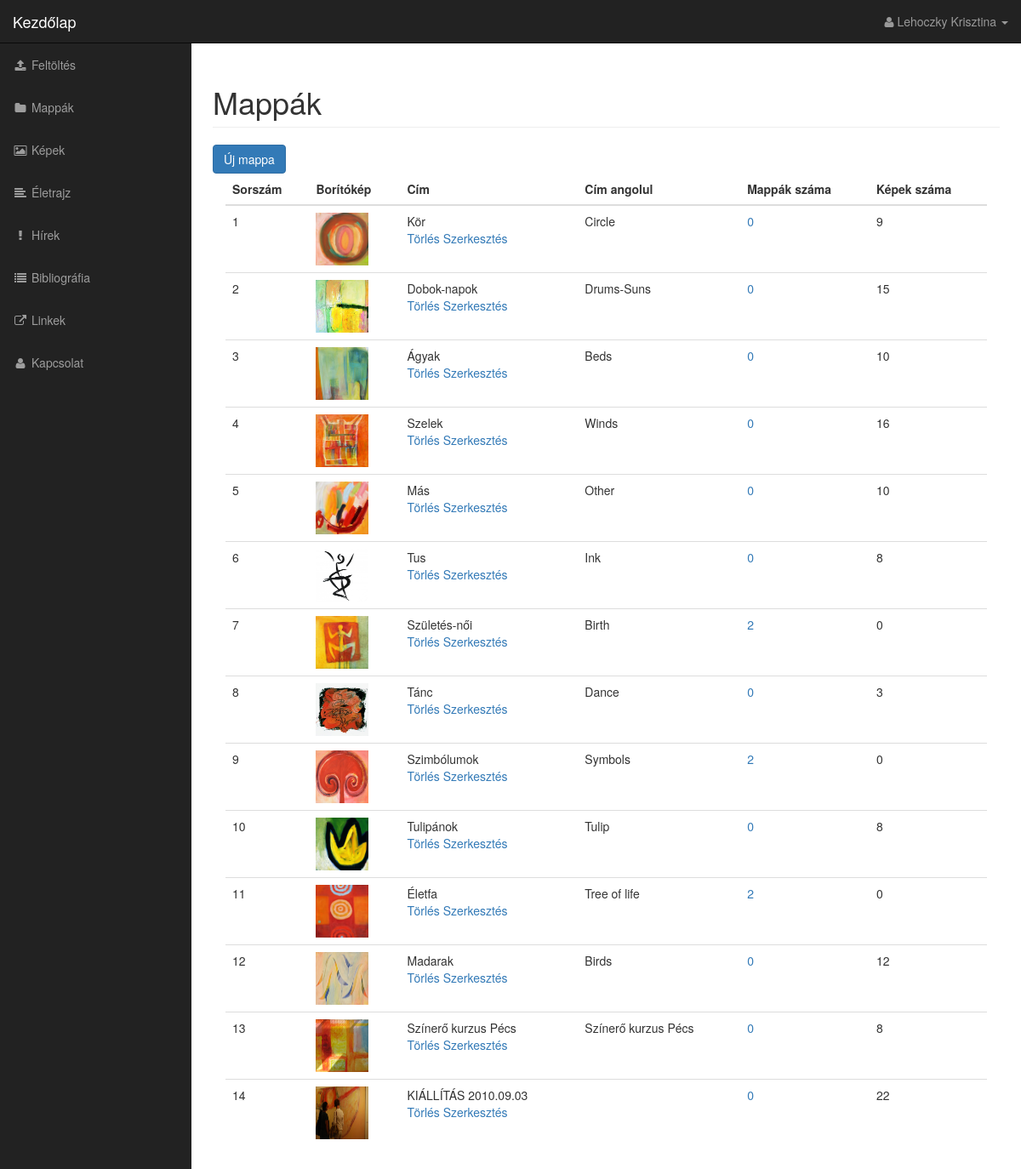
Page /admin/folders.php (signed in) on the committed database.
### tables this page shows
CREATE TABLE `folders` (
  `id` int(11) NOT NULL,
  `title_hu` varchar(255) NOT NULL,
  `title_en` varchar(255) NOT NULL,
  `parent_id` int(11) NOT NULL,
  `photo_id` int(11) NOT NULL,
  `ordinal_number` int(11) NOT NULL
);

CREATE TABLE `photos` (
  `id` int(11) NOT NULL,
  `title_hu` varchar(255) NOT NULL,
  `title_en` varchar(255) NOT NULL,
  `caption` varchar(255) NOT NULL,
  `description` text NOT NULL,
  `filename` varchar(255) NOT NULL,
  `alternate_text` varchar(255) NOT NULL,
  `type` varchar(255) NOT NULL,
  `size` int(11) NOT NULL,
  `user_id` int(11) NOT NULL,
  `folder_id` int(11) NOT NULL,
  `ordinal_number` int(11) NOT NULL
);

### admin/includes/folder.php (called while the page is built, shortened)
<?php
class Folder extends Db_object {
	protected static $db_table = "folders";
	public $photo_id;
	public $image_placeholder = "images/160x160&text=image.png";
	public function cover_photo() {
		$cover_photo = Photo::find_by_id($this->photo_id);
		return !empty($cover_photo) ? $cover_photo->picture_path() : $this->image_placeholder;
	}
	public static function find_the_photos($folder_id=0) {
		global $database;
		$sql = "SELECT * FROM photos ";
		$sql .= "WHERE folder_id = " . $database->escape_string($folder_id) . " ORDER BY ordinal_number";
		return $photos = Photo::find_by_query($sql);
	}
	public static function findChildren($parent_id=0){
		$sql = "SELECT * FROM " . self::$db_table . " ";
		$sql .= "WHERE parent_id = " . $parent_id . " ORDER BY ordinal_number";
		return $children = Folder::find_by_query($sql);
	}
}
?>

### admin/includes/database.php (called while the page is built, shortened)
<?php
class Database {
	public $db;
	function __construct() {
		$this->db = $this->open_db_connection();
	}
	public function open_db_connection() {
		$this->connection = new mysqli(DB_HOST,DB_USER,DB_PASS,DB_NAME);
		return $this->connection;
	}
	public function query($sql) {
		$result = $this->db->query($sql);
		return $result;
	}
	public function escape_string($string) {
		return $this->db->real_escape_string($string);
	}
}
$database = new Database();
?>

### admin/includes/db_object.php (called while the page is built, shortened)
<?php
class Db_object {
	public static function find_by_id($id) {
		$the_result_array = static::find_by_query("SELECT * FROM " . static::$db_table . " WHERE id = $id LIMIT 1");
		return !empty($the_result_array) ? array_shift($the_result_array) : false;
	}
	public static function find_by_query($sql) {
		global $database;
		$result_set = $database->query($sql);
		$the_object_array = array();
		while ($row = mysqli_fetch_array($result_set)) {
			$the_object_array[] = static::instantiation($row);
		}
		return $the_object_array;
	}
	public static function instantiation($the_record) {
		$the_object = new $calling_class();
        foreach ($the_record as $the_attribute => $value) {
        	if($the_object->has_the_attribute($the_attribute)) {
        		$the_object->$the_attribute = $value;
        	}
        }
        return $the_object;
	}
	private function has_the_attribute($the_attribute) {
		$object_properties = get_object_vars($this);
		return array_key_exists($the_attribute, $object_properties);
	}
}
?>

### admin/includes/photo.php (called while the page is built, shortened)
<?php
class Photo extends Db_object {
	public $filename;
	public $upload_directory = "images";
	public function picture_path() {
		return $this->upload_directory.DS.$this->filename;
	}
}
?>

### admin/folders.php (the view, shortened to what this page needs)
<?php include("includes/header.php"); ?>
<?php
$parent_id = isset($_GET['id']) ? $_GET['id'] : 0;
$folders = Folder::findChildren($parent_id);
?>
        <nav class="navbar navbar-inverse navbar-fixed-top" role="navigation">
        <?php include("includes/top_nav.php"); ?>
        <?php include("includes/side_nav.php"); ?>
        </nav>
        <div id="page-wrapper">
            <div class="container-fluid">
                <div class="row">
                    <div class="col-lg-12">
                        <h1 class="page-header">
                            Mappák
                        </h1>
                        <a href="add_folder.php" class="btn btn-primary">Új mappa</a>
                        <div class="col-md-12">
                            <table class="table table-hover">
                                <thead>
                                    <tr>
                                        <th>Sorszám</th>
                                        <th>Borítókép</th>
                                        <th>Cím</th>
                                        <th>Cím angolul</th>
                                        <th>Mappák száma</th>
                                        <th>Képek száma</th>
                                    </tr>
                                </thead>
                                <tbody>
                                    <?php foreach ($folders as $folder) : ?>
                                        <tr>
                                            <td><?php echo $folder->ordinal_number; ?></td>
                                            <td><img class="admin-user-thumbnail user_image" src="<?php echo $folder->cover_photo(); ?>" alt=""></td>
                                            <td><?php echo $folder->title_hu; ?>
                                                <div class="action_links">
                                                    <a class="delete_link" href="delete_folder.php?id=<?php echo $folder->id; ?>">Törlés</a>
                                                    <a href="edit_folder.php?id=<?php echo $folder->id; ?>">Szerkesztés</a>
                                                </div>
                                            </td>
                                            <td><?php echo $folder->title_en; ?></td>
                                            <td><a href="folders.php?id=<?php echo $folder->id; ?>"><?php echo count($folder->findChildren($folder->id)); ?></a></td>
                                            <td><?php echo count($folder->find_the_photos($folder->id)); ?></td>
                                        </tr>
                                    <?php endforeach; ?>
                                </tbody>
                            </table>
                        </div>
                    </div>
                </div>
            </div>
        </div>
  <?php include("includes/footer.php"); ?>

### admin/includes/header.php (shortened to what this page needs)
<!DOCTYPE html>
<html lang="en">
<head>
    <link href="css/bootstrap.min.css" rel="stylesheet">
    <link href="css/sb-admin.css" rel="stylesheet">
    <link href="font-awesome/css/font-awesome.min.css" rel="stylesheet" type="text/css">
    <link href="css/dropzone.css" rel="stylesheet">
    <link href="css/styles.css" rel="stylesheet">
</head>
<body>
    <div id="wrapper">

### admin/includes/top_nav.php (shortened to what this page needs)
<div class="navbar-header">
                <a class="navbar-brand" href="../index.php">Kezdőlap</a>
            </div>
            <ul class="nav navbar-right top-nav">
                <li class="dropdown">
                    <a href="#" class="dropdown-toggle" data-toggle="dropdown"><i class="fa fa-user"></i> Lehoczky Krisztina <b class="caret"></b></a>
                </li>
            </ul>

### admin/includes/side_nav.php
<div class="collapse navbar-collapse navbar-ex1-collapse">
    <ul class="nav navbar-nav side-nav">
        <li>
            <a href="index.php"><i class="fa fa-fw fa-upload"></i> Feltöltés</a>
        </li>
        <li>
            <a href="folders.php"><i class="fa fa-fw fa-folder"></i> Mappák</a>
        </li>
        <li>
            <a href="select_folder.php"><i class="fa fa-fw fa-picture-o"></i> Képek</a>
        </li>
        <li>
            <a href="cv.php"><i class="fa fa-fw fa-align-left"></i> Életrajz</a>
        </li>
        <li>
            <a href="news.php"><i class="fa fa-fw fa-exclamation"></i> Hírek</a>
        </li>
        <li>
            <a href="bibliography.php"><i class="fa fa-fw fa-list"></i> Bibliográfia</a>
        </li>
        <li>
            <a href="links.php"><i class="fa fa-fw fa-external-link"></i> Linkek</a>
        </li>
        <li>
            <a href="contact.php"><i class="fa fa-fw fa-user"></i> Kapcsolat</a>
        </li>
    </ul>
</div>

### admin/includes/footer.php (shortened to what this page needs)
  </div>
</body>
</html>

### admin/css/sb-admin.css (style rules this page uses)
body { margin-top: 100px; background-color: #222; }
@media (min-width:768px) { body { margin-top: 50px; } }
#wrapper { padding-left: 0; }
#page-wrapper { width: 100%; padding: 0; background-color: #fff; }
@media (min-width:768px) { #wrapper { padding-left: 225px; } }
@media (min-width:768px) { #page-wrapper { padding: 10px; } }
.top-nav { padding: 0 15px; }
.top-nav>li { display: inline-block; float: left; }
.top-nav>li>a { padding-top: 15px; padding-bottom: 15px; line-height: 20px; color: #999; }
@media (min-width:768px) { .side-nav { position: fixed; top: 51px; left: 225px; width: 225px; margin-left: -225px; border: none; border-radius: 0; overflow-y: auto; background-color: #222; } }
@media (min-width:768px) { .side-nav>li>a { width: 225px; } }

### admin/css/styles.css (style rules this page uses)
.user_image { width: 62px; height: 62px; }

### rows in the picture
folders: ordinal_number "1", photo.filename (picture), title_hu "Kör", title_en "Circle", count($folder->findChildren($folder->id)) "0", count($folder->find_the_photos($folder->id)) "9"
folders: ordinal_number "2", photo.filename (picture), title_hu "Dobok-napok", title_en "Drums-Suns", count($folder->findChildren($folder->id)) "0", count($folder->find_the_photos($folder->id)) "15"
folders: ordinal_number "3", photo.filename (picture), title_hu "Ágyak", title_en "Beds", count($folder->findChildren($folder->id)) "0", count($folder->find_the_photos($folder->id)) "10"
folders: ordinal_number "4", photo.filename (picture), title_hu "Szelek", title_en "Winds", count($folder->findChildren($folder->id)) "0", count($folder->find_the_photos($folder->id)) "16"
folders: ordinal_number "5", photo.filename (picture), title_hu "Más", title_en "Other", count($folder->findChildren($folder->id)) "0", count($folder->find_the_photos($folder->id)) "10"
folders: ordinal_number "6", photo.filename (picture), title_hu "Tus", title_en "Ink", count($folder->findChildren($folder->id)) "0", count($folder->find_the_photos($folder->id)) "8"
folders: ordinal_number "7", photo.filename (picture), title_hu "Születés-női", title_en "Birth", count($folder->findChildren($folder->id)) "2", count($folder->find_the_photos($folder->id)) "0"
folders: ordinal_number "8", photo.filename (picture), title_hu "Tánc", title_en "Dance", count($folder->findChildren($folder->id)) "0", count($folder->find_the_photos($folder->id)) "3"
folders: ordinal_number "9", photo.filename (picture), title_hu "Szimbólumok", title_en "Symbols", count($folder->findChildren($folder->id)) "2", count($folder->find_the_photos($folder->id)) "0"
folders: ordinal_number "10", photo.filename (picture), title_hu "Tulipánok", title_en "Tulip", count($folder->findChildren($folder->id)) "0", count($folder->find_the_photos($folder->id)) "8"
folders: ordinal_number "11", photo.filename (picture), title_hu "Életfa", title_en "Tree of life", count($folder->findChildren($folder->id)) "2", count($folder->find_the_photos($folder->id)) "0"
folders: ordinal_number "12", photo.filename (picture), title_hu "Madarak", title_en "Birds", count($folder->findChildren($folder->id)) "0", count($folder->find_the_photos($folder->id)) "12"
folders: ordinal_number "13", photo.filename (picture), title_hu "Színerő kurzus Pécs", title_en "Színerő kurzus Pécs", count($folder->findChildren($folder->id)) "0", count($folder->find_the_photos($folder->id)) "8"
folders: ordinal_number "14", photo.filename (picture), title_hu "KIÁLLÍTÁS 2010.09.03", count($folder->findChildren($folder->id)) "0", count($folder->find_the_photos($folder->id)) "22"
